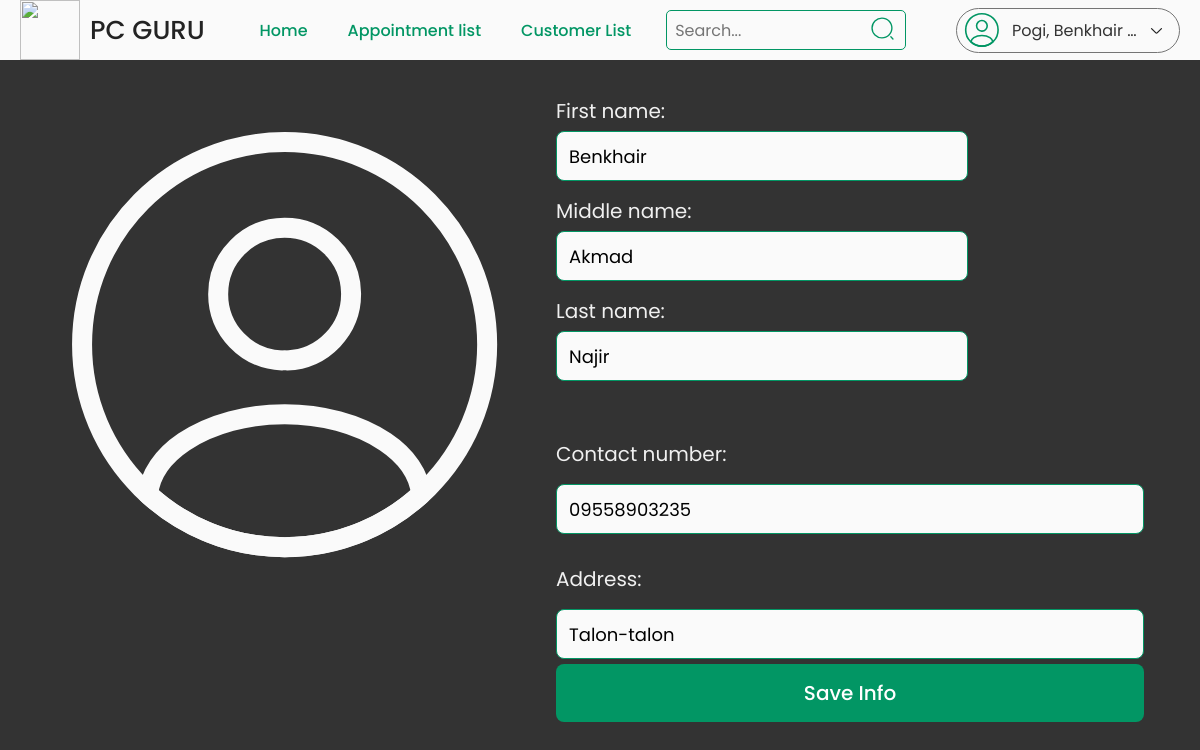
Page /admin/edit-customer.php?customer_id=7 (signed in) on the committed database.
### tables this page shows
CREATE TABLE `customer` (
  `customer_id` int(11) NOT NULL,
  `email` varchar(100) NOT NULL,
  `password` varchar(100) NOT NULL,
  `first_name` varchar(100) NOT NULL,
  `middle_name` varchar(100) DEFAULT NULL,
  `last_name` varchar(100) NOT NULL,
  `contact_num` varchar(100) NOT NULL,
  `address` varchar(100) NOT NULL,
  `created_at` timestamp NOT NULL DEFAULT current_timestamp(),
  `updated_at` timestamp NOT NULL DEFAULT current_timestamp() ON UPDATE current_timestamp()
);

### class/admin.class.php (called while the page is built, shortened)
<?php
    include_once 'database.php';
    class Admin{
        protected $db;
        function __construct(){
            $this->db = new Database;
        }
        function getInfo($admin_id){
            $sql = 'SELECT * FROM admin WHERE admin_id = :admin_id;';
            $query = $this->db->connect()->prepare($sql);
            $query->bindParam(':admin_id', $admin_id);
            if($query->execute()){
                $data = $query->fetch();
            }
            return $data;
        }
    }
?>

### class/database.php (called while the page is built)
<?php
    class Database{
        private $host = 'localhost';
        private $username = 'root';
        private $password = '';
        private $database = 'pc_repair';
        protected $connection;
        function connect(){
            try{
                $this->connection = new PDO("mysql:host=$this->host;dbname=$this->database",
                                            $this->username, $this->password);
            }
            catch(PDOException $e){
                echo 'Connection Error ' . $e->getMessage();
            }
            return $this->connection;
        }
    }
?>

### class/customer.class.php (called while the page is built, shortened)
<?php
    include_once 'database.php';
    class Customer{
        protected $db;
        function __construct(){
            $this->db = new Database;
        }
        function getInfo($customer_id){
            $sql = 'SELECT * FROM customer WHERE customer_id = :customer_id;';
            $query = $this->db->connect()->prepare($sql);
            $query->bindParam(':customer_id', $customer_id);
            if($query->execute()){
                $data = $query->fetch();
            }
            return $data;
        }
    }
?>

### admin/edit-customer.php (the view, shortened to what this page needs)
<?php
    include_once '../class/customer.class.php';
    $customer = new Customer;
    if(isset($_GET['customer_id'])){
        $page_title = 'Edit user info';
        $customer_id = $_GET['customer_id'];
        if($customer->getInfo($customer_id)){
            $customer_info = $customer->getInfo($customer_id);
        }
        else{
            header('location: home.php?error_message=An error has been occured, please try again later.');
        }
    }
    else{
        header('location: home.php?error_message=An error has been occured, please try again later.');
    }
    include_once '../includes/admin/header.php';
    include_once '../includes/admin/navbar.php';
?>
<form class="product-info edit" method="post">
    <div class="img-cont user-info">
        <img src="../images/icons/random/profile-cust-list.svg">
    </div>
    <div class="right-side">
        <div class="info">
            <div class="user-info-inputs-cont">
                <span>First name: </span>
                <input type="text" name="fname" placeholder="Enter first name" value="<?= $customer_info['first_name'] ?>">
                <span>Middle name: </span>
                <input type="text" name="mname" placeholder="Enter middle name" value="<?= $customer_info['middle_name'] ?>">
                <span>Last name: </span>
                <input type="text" name="lname" placeholder="Enter last name" value="<?= $customer_info['last_name'] ?>">
            </div>
            <div class="description user-desc-inputs-cont">
                <div>
                    <span>Contact number: </span>
                    <input type="text" name="contact_num" placeholder="Enter contact numer" value="<?= $customer_info['contact_num'] ?>">
                </div>
                <div>
                    <span>Address: </span>
                    <input type="text" name="address" placeholder="Enter address" value="<?= $customer_info['address'] ?>">
                </div>
            </div>
        </div>
        <button type="button" class="action-btn">Save Info</button>
    </div>
</form>
<?php
    include_once '../includes/admin/footer.php';
?>

### includes/admin/navbar.php (shortened to what this page needs)
<header class="header">
    <nav>
        <a href="home.php" class="logo">
            <img src="../images/icons/logo/12.png">
            <p>PC GURU</p>
        </a>
        <div class="mid-content">
            <a href="home.php" class="<?= $page_title === 'Admin | Home' ? 'active' : '' ?>">Home</a>
            <a href="appointment.php" class="<?= $page_title === 'Appointment List' ? 'active' : '' ?>">Appointment list</a>
            <a href="customer-list.php" class="<?= $page_title === 'Customer List' ? 'active' : '' ?>">Customer List</a>
            <div class="search">
                <input type="text" placeholder="Search...">
                <img src="../images/icons/random/search.svg">
            </div>
        </div>
        <div class="account">
            <img src="../images/icons/random/profile.svg">
            <p class="name">
                <?= $admin['last_name'] . ', ' . $admin['first_name'] . ' ' . $admin['middle_name'] ?>
            </p>
            <img src="../images/icons/random/arrowdown.svg">
        </div>
    </nav>
</header>

### rows in the picture
customer: fname "Benkhair", mname "Akmad", lname "Najir", contact_num "09558903235", address "Talon-talon"

### other values in the picture
$admin['last_name'] "Pogi"
$admin['first_name'] "Benkhair"
$admin['middle_name'] "Z."
